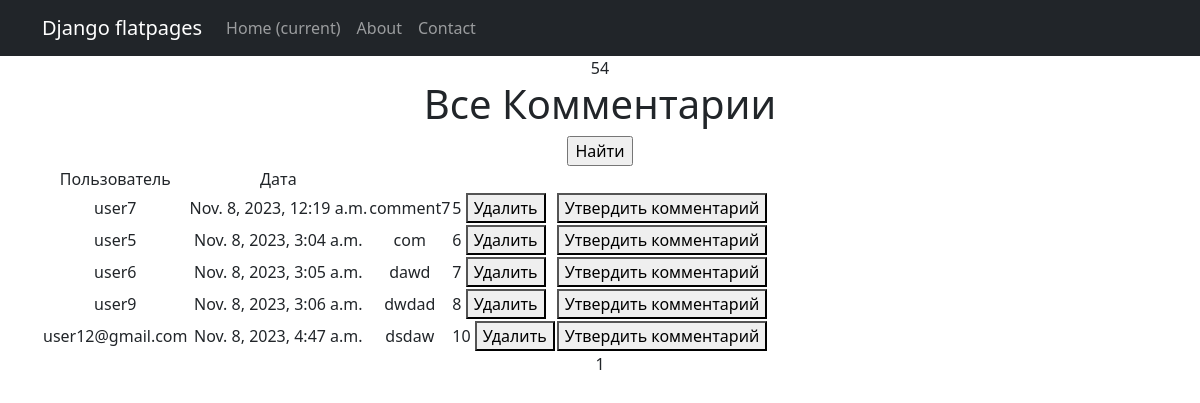
Screenshot of /sign/comments/ (signed in) with the database file from the repository.
### newsapp/models.py (models this page shows, shortened)
class Comments(models.Model):
    post = models.ForeignKey(Post, related_name="comment", on_delete=models.CASCADE)
    author = models.ForeignKey(User, related_name="post_author", on_delete=models.CASCADE)
    user = models.EmailField(max_length=64)
    comment_text = models.TextField(max_length=500)
    time_in = models.DateTimeField(auto_now_add=True)
    rating = models.IntegerField(default=0)
    approved = models.BooleanField(default=False)

### login/views.py (the view)
# urls.py: path('comments/', CommentsList.as_view(template_name='sign/comments.html'), name='add_comment'),
class CommentsList(ListView):
    model = Comments
    ordering = ['-time_in']
    template_name = 'sign/comments.html'
    context_object_name = 'comments'
    paginate_by = 10
    def get_queryset(self):
        return Comments.objects.filter(author_id=self.request.user.id).distinct()

### templates/sign/comments.html (shortened to what this page needs)
{% extends 'flatpages/default.html' %}
{% load custom_filters %}
{% load custom_tags %}
{% block content %}
{{ user.id }}
   <h1>Все Комментарии</h1>
    <form action="" method="get">
       <input type="submit" value="Найти" />
   </form>
    <form method="POST">
           {% if comments %}
               <table>
                   <tr>
                       <td>Пользователь</td>
                       <td>Дата</td>
                       <td></td>
                   </tr>
                   {% for each in comments %}
                   <tr>
                       <td>{{ each.user }}</td>
                       <td>{{ each.time_in }}</td>
                       <td>{{ each.comment_text|truncatechars:20 }}</td>
                       <td align="left">
                           {{ each.id }}
                               <button type="submit" formaction="delete_comment/" name="id_cat" value="{{ each.id }}">Удалить</button>
                       </td>
                       <td align="left">
                           <button type="submit" formaction="approve_comment/" name="id_cat" value="{{ each.id }}">Утвердить комментарий</button>
                       </td>
                   </tr>
                   {% endfor %}
               </table>
           {% else %}
               <h2>Комментариев не найдено</h2>
           {% endif %}
           {{ page_obj.number }}
        {% endblock content %}

### rows the page displays
Comments: user "user7", time_in "Nov. 8, 2023, 12:19 a.m.", comment_text "comment7", id "5"
Comments: user "user5", time_in "Nov. 8, 2023, 3:04 a.m.", comment_text "com", id "6"
Comments: user "user6", time_in "Nov. 8, 2023, 3:05 a.m.", comment_text "dawd", id "7"
Comments: user "user9", time_in "Nov. 8, 2023, 3:06 a.m.", comment_text "dwdad", id "8"
Comments: user "user12@gmail.com", time_in "Nov. 8, 2023, 4:47 a.m.", comment_text "dsdaw", id "10"

### other values shown
{{ user.id }} "54"
{{ page_obj.number }} "1"
